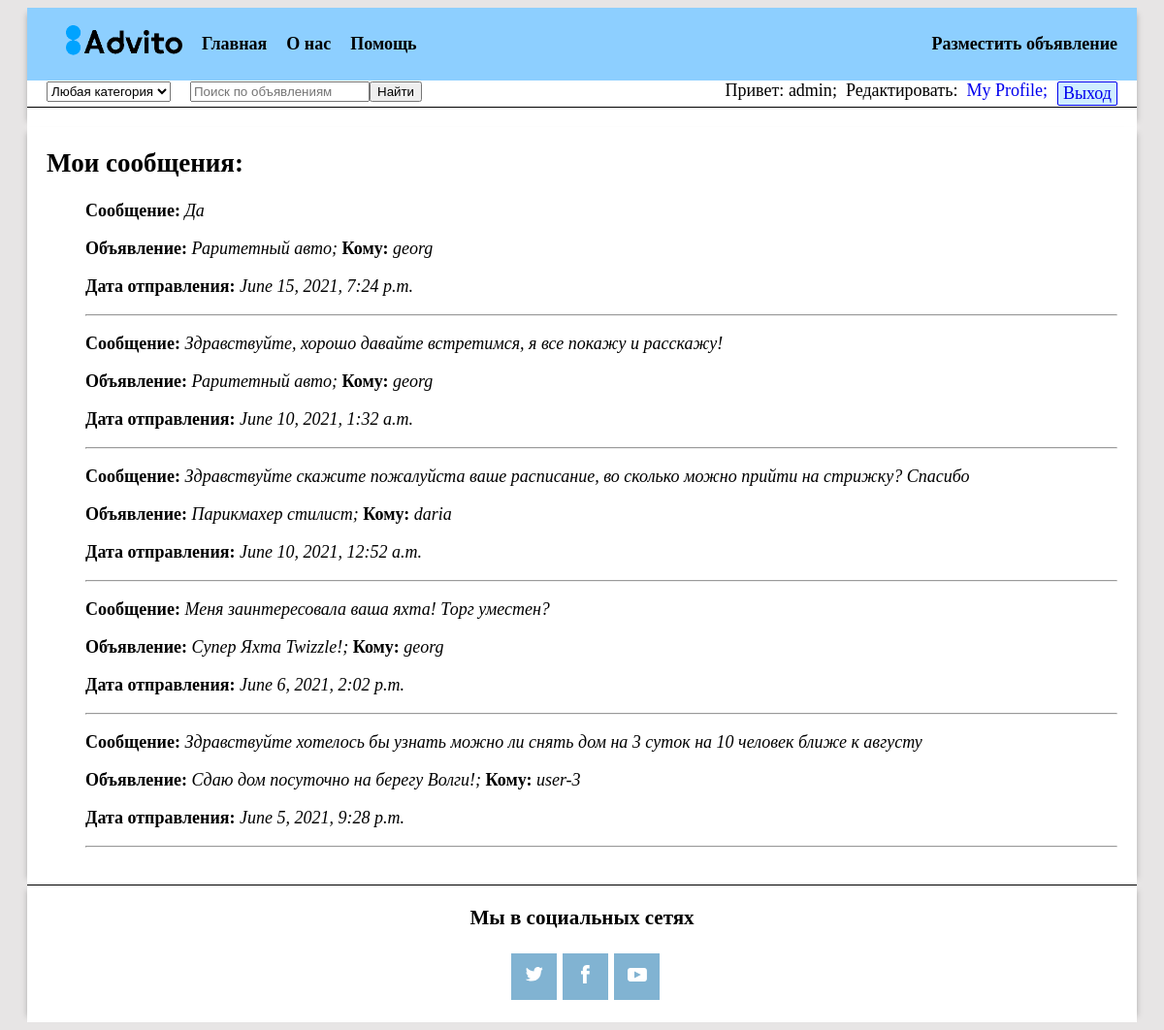
Screenshot of /advito/1/profile/messages/ (signed in) with the database file from the repository.
### advito/models.py (models this page shows, shortened)
class Message(models.Model):
    author = models.ForeignKey(Profile, on_delete=models.CASCADE, verbose_name="Автор сообщения")
    to_whom = models.ForeignKey(User, on_delete=models.CASCADE, verbose_name="Кому сообщение")
    in_post = models.ForeignKey(Post, on_delete=models.CASCADE, null=True)
    text = models.TextField(verbose_name="Сообщение", blank=True, max_length=300)
    date_pub = models.DateTimeField(default=timezone.now, verbose_name="Дата создания")
    date_edit = models.DateTimeField(default=timezone.now, verbose_name="Дата редактирования")

class Post(models.Model):
    author = models.ForeignKey(User, on_delete=models.CASCADE)
    category = models.ForeignKey(CategoryPost, on_delete=models.CASCADE, verbose_name="Категория", related_name='category')
    price = models.FloatField(verbose_name="Цена", blank=True)
    name_descript = models.CharField(max_length=200,  blank=True, verbose_name="Название объявления")
    description = models.TextField(max_length=1000, blank=True, verbose_name="Описание объявления")
    image = models.ImageField(upload_to=user_directory_path, verbose_name="Фото объявления")
    date_pub = models.DateTimeField(default=timezone.now, verbose_name="Дата объявления")
    date_edit = models.DateTimeField(default=timezone.now, verbose_name="Дата редактирования")
    class Meta:
        ordering=['-date_pub']

### advito/views_auth.py (the view)
# urls.py: path('<int:user_id>/profile/messages/', views_auth.ProfileMessageView.as_view(), name='profile_message'),
class ProfileMessageView(ListView):
    model = Message
    categories = CategoryPost.objects.all()
    template_name = 'my_auth/profile_message.html'
    extra_context = {'categories':categories, }
    context = {}
    def get(self, request, *args, **kwargs):
        profile_id = request.user.user_profile.id
        if self.request.user.is_authenticated:
            messages = Message.objects.filter(
                author=profile_id,
                date_pub__year=2021
            ).order_by('-date_pub')
            self.context['messages'] = messages
        return render(request, self.template_name, self.context)

### advito/templates/my_auth/profile_message.html (shortened to what this page needs)
{% extends 'base.html' %}
{% block content %}
  <div class="profile-messages">
    <h1>Мои сообщения:</h1>
    {% if messages %}
      <ul class="prof-messages">
        {% for message in messages %}
          <li class="message">
          <p class="message__name">Сообщение: <i class="message__name_text">{{ message.text }}</i></p>
            <p class="message__name">Объявление: <i class="message__name_text">{{ message.in_post.name_descript }};</i>
            Кому: <i class="message__name_text">{{ message.to_whom }}</i></p>
            <p class="message__name">Дата отправления: <i class="message__name_text">{{ message.date_pub }}</i></p>
          </li>
          <hr>
        {% endfor %}
      </ul>
    {% else %}
      <i>Пока сообщений нет</i>
    {% endif %}
  </div>
{% endblock  %}

### templates/base.html (shortened to what this page needs)
{% load static %}
<!DOCTYPE html>
<html lang="en">
  <head>
    <link rel="stylesheet" type="text/css" href="{% static 'advito/css/common.css' %}">
    <link rel="stylesheet" type="text/css" href="{% static 'advito/css/style.css' %}">
  </head>
  <body>
    <header class="container-back">
      <div class="container">
        <nav class="navigation">
          <div class="container-nav">
            <div class="navbar">
              <ul class="navbar-nav">
                <li class="nav-item">
                <a class="logo" href="{% url 'advito:index' %}">
                  <img class="logo__img" src="{% static 'img/icon.png' %}" alt="Иконка сайта">
                </a>
                </li>
                <li class="nav-item">
                  <a class="nav-link" aria-current="page" href="{% url 'advito:index' %}">Главная</a>
                </li>
                <li class="nav-item">
                  <a class="nav-link" href="#">О нас</a>
                </li>
                <li class="nav-item">
                  <a class="nav-link" href="/advito/support/">Помощь</a>
                </li>
              </ul>
            </div>
          </div>
          <div class="navbar">
            <ul class="navbar-nav">
              {% if not user.is_authenticated %}
                <li class="nav-item">
                  <a class="nav-link" href="{% url 'advito:login' %}">Вход</a>
                </li>
                <li class="nav-item">
                  <a class="nav-link" href="{% url 'advito:signup' %}">Зерегистрироваться</a>
                </li>
                {% else %}
                <li class="nav-item">
                  <a class="nav-link" href="{% url 'advito:post_create' %}">Разместить объявление</a>
                </li>
                {% endif %}
            </ul>
          </div>
        </nav>
        <div class="index-form" data-marker="search-form">
          <div class="category">
            <div class="category-select">
              <select name="category_id" class="select" style="height: 21px;">
                <option>
                  <a href="{% url 'advito:index' %}">Любая категория</a>
                </option>
              </select>
            </div>
          </div>
          <div class="form">
            <input type="text" placeholder="Поиск по объявлениям" maxlength="100" class="suggest">
          </div>
          <div class="form-button">
            <button class="button-element">
              <span class="button-text">Найти</span>
            </button>
          </div>
          <div class="username">
            <span> Привет:&nbsp</span>
            {% if not user.is_authenticated %}
              <span> Незнакомец(ка)</span>
            {% else %}
            <span>{{ user }};</span>
              <span>&nbsp Редактировать: &nbsp</span>
              <a class="profile__href" href="{% url 'advito:profile' user.id %}">My Profile;</a>
              <a class="profile-exit__href" href="{% url 'advito:logout' %}">Выход</a>
            {% endif %}
          </div>
        </div>
    </div>
  </header>
    <main class="container-back">
      <section class="section container">
        {% block content %}{% endblock  %}
      </section>
    </main>
    <footer class="container-back">
      <div class="footer container">
        <div class="footer-social">
          <h3> Мы в социальных сетях</h3>
          <ul class="footer-social__list">
            <li class="footer-social__item">
              <a class = "footer-social__link" href="https://twitter.com/">
              </a>
            </li>
            <li class="footer-social__item">
              <a class = "footer-social__link" href="https://www.facebook.com">
              </a>
            </li>
            <li class="footer-social__item">
              <a class="footer-social__link" href="https://www.youtube.com">
                <svg class="footer__logo-svg" width="20" height="14" viewBox="0 0 20 14" fill="none"
                  xmlns="http://www.w3.org/2000/svg">
                  <path d="M17.1 0H2.8C1.3 0 0 1.3 0 2.8V11.1C0 12.7 1.3 14 2.8 14H17.1C18.7
                  14 19.9 12.7 19.9 11.2V2.8C20 1.3 18.7 0 17.1 0ZM7 10.4V3.6L13.8 7L7 10.4Z"/>
                </svg>
              </a>
            </li>
          </ul>
        </div>
      </div>
    </footer>
  </body>
</html>

### static/css/common.css (style rules this page uses)
html { background-color: #E7E5E5; box-sizing: border-box; font-family: 'Times New Roman', serif; }
body { font-size: 18px; }
a { text-decoration: none; cursor: pointer; }
li { list-style-type: none }
img { max-width: 100%; }
.container-back { box-sizing: border-box; display: flex; width: 100%; margin: 0 auto; background-color: #E7E5E5; padding-left: 20px; padding-right: 20px; }
.container { width: 100%; max-width: 1200px; padding-bottom: 20px; margin: 0 auto; background-color:#FFFFFF; box-shadow: 6px 0px 6px -6px rgba(0,0,0,0.25), -6px 0px 6px -6px rgba(0,0,0,0.25); }
.navigation { display:flex; background-color: #8DCFFF; justify-content: space-between; flex-wrap: wrap; }
.navbar { display: flex; }
.navbar-nav { display:flex; align-self: center; flex-wrap: wrap; }
.nav-item { margin-right:20px; display: flex; }
.logo { width: 120px; }
.nav-link { align-self: center; font-weight: bold; color: #000000; }
.index-form { display:flex; border-bottom: solid 1px; }
.category, .form { margin-left: 20px; }
.username { display: flex; justify-content: flex-end; flex-wrap: wrap; width: 100%; }
.profile-exit__href { background-color:#cfedff; border: solid 1px; border-radius: 2px; padding: 1px 5px 1px 5px; margin: 1px 20px 1px 10px; }
.footer { display: flex; border-top: solid 1px; }
.footer-social { margin: 0 auto; }
.footer-social__list { display: flex; margin: 0 auto; }
.footer-social__item { display: flex; background-color: #81B3D2; width: 47px; height: 48px; margin: 3px; cursor: pointer; }
.footer-social__link { margin: auto; display: block; }
.footer__logo-svg { fill: #FFFFFF; }
.message__name, .comment__name { font-weight: bold; }
.message__name_text, .comment__name_text { font-weight: initial; }

### static/css/style.css (style rules this page uses)
.section { box-sizing: border-box; padding-left: 20px; padding-right: 20px; padding-bottom: 20px; }

### rows the page displays
Message: text "Да", in_post.name_descript "Раритетный авто", to_whom "georg", date_pub "June 15, 2021, 7:24 p.m."
Message: text "Здравствуйте, хорошо давайте встретимся, я все покажу и расскажу!", in_post.name_descript "Раритетный авто", to_whom "georg", date_pub "June 10, 2021, 1:32 a.m."
Message: text "Здравствуйте скажите пожалуйста ваше расписание, во сколько можно прийти на стрижку? Спасибо", in_post.name_descript "Парикмахер стилист", to_whom "daria", date_pub "June 10, 2021, 12:52 a.m."
Message: text "Меня заинтересовала ваша яхта! Торг уместен?", in_post.name_descript "Супер Яхта Twizzle!", to_whom "georg", date_pub "June 6, 2021, 2:02 p.m."
Message: text "Здравствуйте хотелось бы узнать можно ли снять дом на 3 суток на 10 человек ближе к августу", in_post.name_descript "Сдаю дом посуточно на берегу Волги!", to_whom "user-3", date_pub "June 5, 2021, 9:28 p.m."

### other values shown
{{ user }} "admin"
